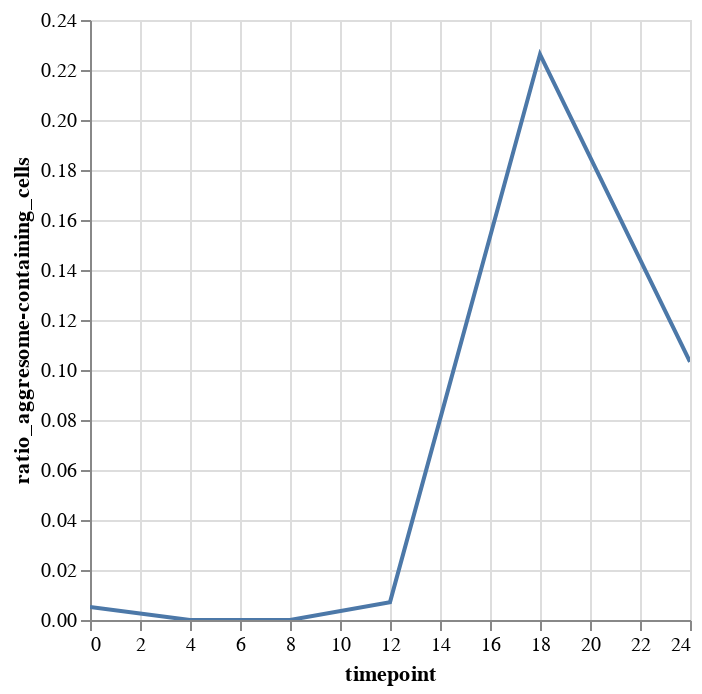

This figure's notebook cell:
### Code cell
alt.Chart(summary).mark_line().encode(
    x="timepoint",
    y="ratio_aggresome-containing_cells"
).interactive()

### Figure 1 — Vega-Lite specification as saved in the notebook (floating-point values rounded to 4 significant figures)
{"config": {"view": {"continuousWidth": 300, "continuousHeight": 300}}, "data": {"name": "data-e0d45b43dbb0e33388009f646d11fd16"}, "mark": {"type": "line"}, "encoding": {"x": {"field": "timepoint", "type": "quantitative"}, "y": {"field": "ratio_aggresome-containing_cells", "type": "quantitative"}}, "params": [{"name": "param_4", "select": {"type": "interval", "encodings": ["x", "y"]}, "bind": "scales"}], "$schema": "https://vega.github.io/schema/vega-lite/v5.20.1.json", "datasets": {"data-e0d45b43dbb0e33388009f646d11fd16": [{"timepoint": 0, "ratio_aggresome-containing_cells": 0.005204}, {"timepoint": 4, "ratio_aggresome-containing_cells": 0.0}, {"timepoint": 8, "ratio_aggresome-containing_cells": 0.0}, {"timepoint": 12, "ratio_aggresome-containing_cells": 0.007143}, {"timepoint": 18, "ratio_aggresome-containing_cells": 0.2263}, {"timepoint": 24, "ratio_aggresome-containing_cells": 0.1033}]}}
